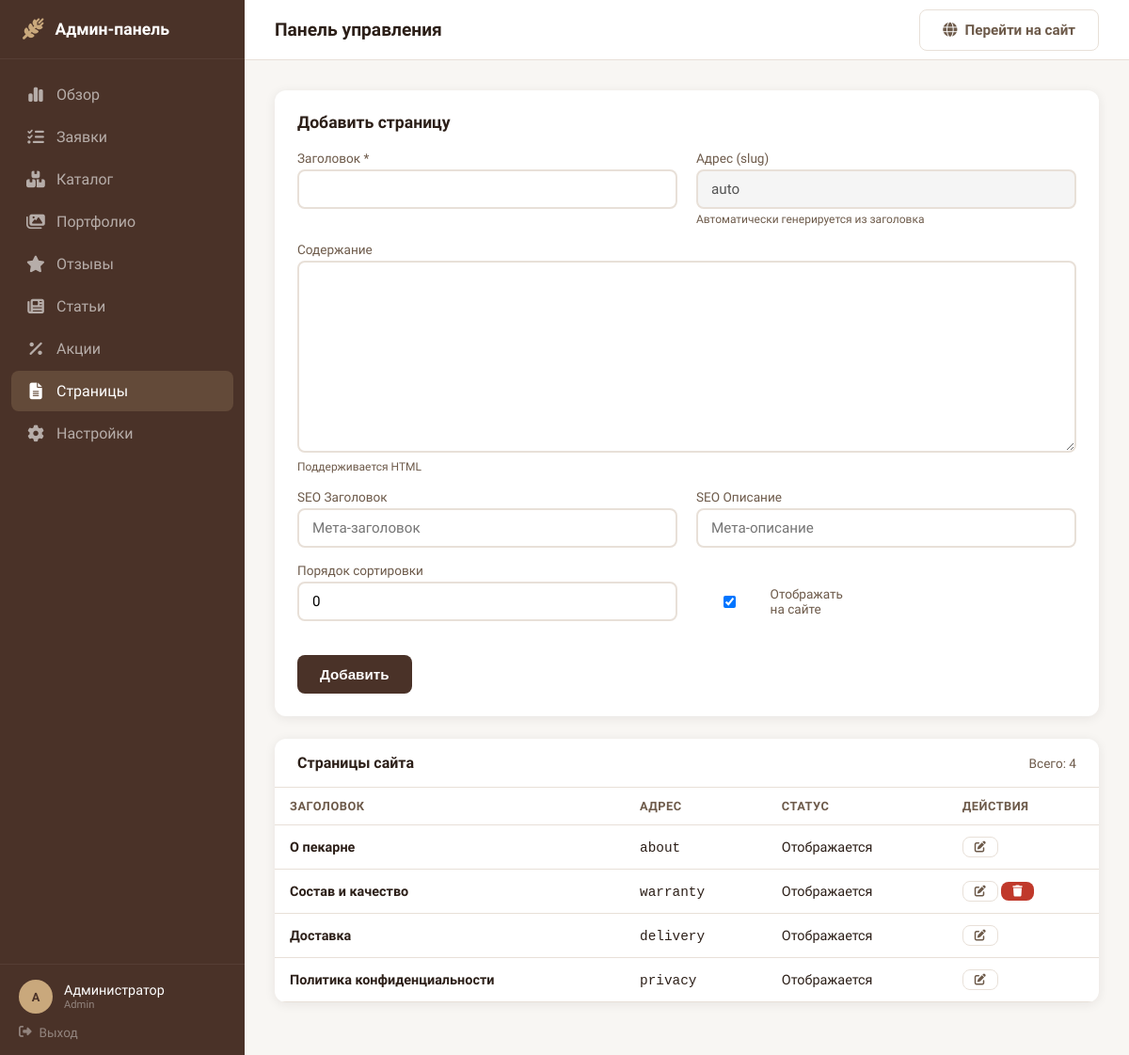
Page /admin/index.php?page=pages (signed in) on the earlier database version.
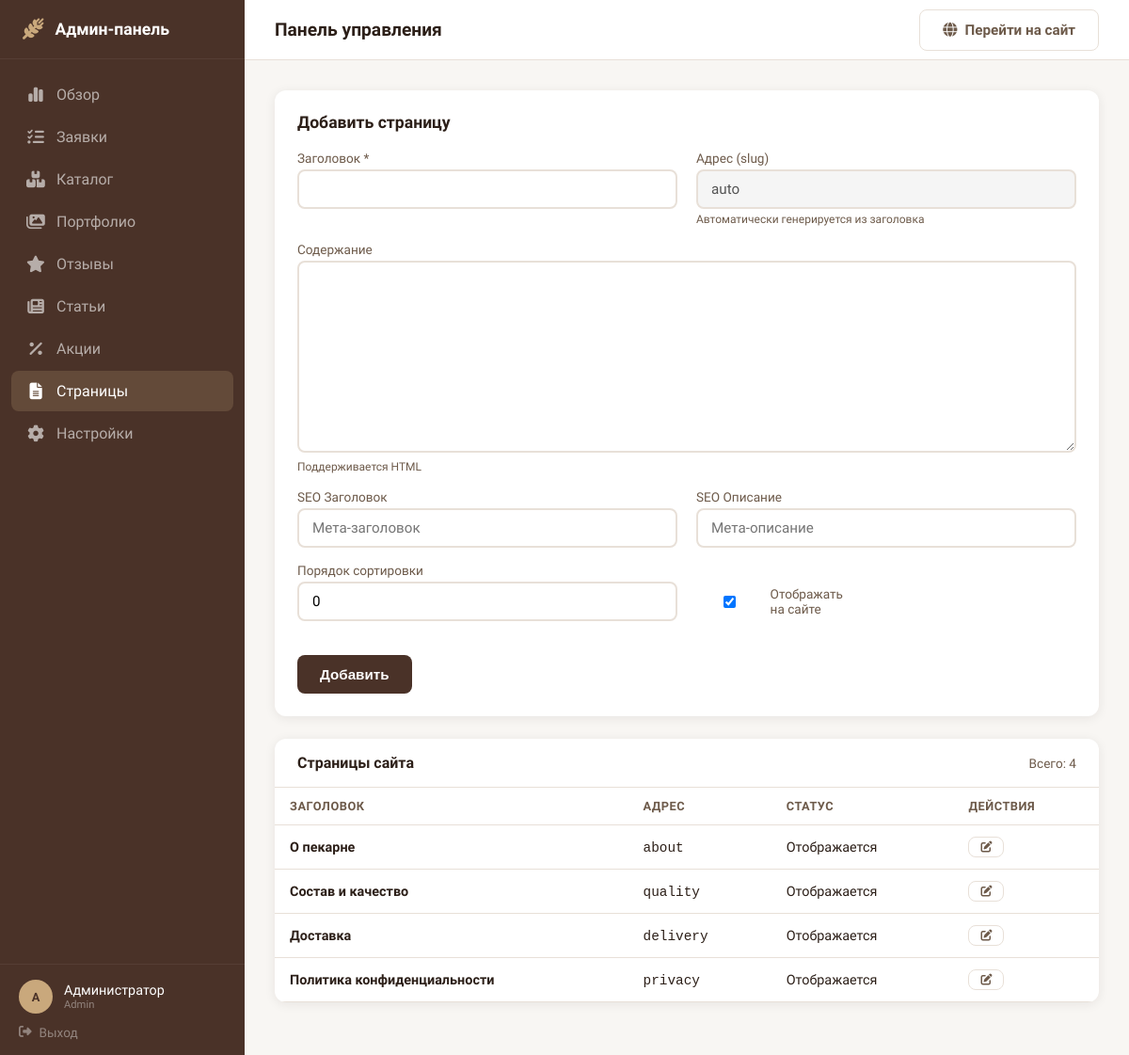
Same page on the later database version.
### tables this page shows
CREATE TABLE `pages` (
  `id` int(11) NOT NULL AUTO_INCREMENT,
  `title` varchar(200) NOT NULL,
  `slug` varchar(200) NOT NULL,
  `content` longtext DEFAULT NULL,
  `meta_title` varchar(200) DEFAULT NULL,
  `meta_description` varchar(300) DEFAULT NULL,
  `is_visible` tinyint(1) DEFAULT 1,
  `sort_order` int(11) DEFAULT 0,
  `created_at` timestamp NOT NULL DEFAULT current_timestamp(),
  `updated_at` timestamp NOT NULL DEFAULT current_timestamp() ON UPDATE current_timestamp(),
  PRIMARY KEY (`id`),
  UNIQUE KEY `slug` (`slug`)
);

### admin/functions.php (called while the page is built, shortened)
<?php
function escape($data) {
    return htmlspecialchars(strip_tags((string)($data ?? '')), ENT_QUOTES, 'UTF-8');
}

### admin/includes/pages.php (the view, shortened to what this page needs)
<?php
$pages = $pdo->query("SELECT * FROM pages ORDER BY sort_order ASC, id ASC")->fetchAll();
$editPage = null;
?>
<div class="form-section">
    <h3><?= $editPage ? 'Редактировать страницу' : 'Добавить страницу' ?></h3>
    <form method="POST">
        <div class="form-row">
            <div class="form-group">
                <label>Заголовок *</label>
                <input type="text" name="title" value="<?= $editPage ? escape($editPage['title']) : '' ?>" required>
            </div>
            <div class="form-group">
                <label>Адрес (slug)</label>
                <input type="text" value="<?= $editPage ? escape($editPage['slug']) : 'auto' ?>" disabled style="background:#f5f5f5;">
                <span style="font-size:0.75rem;color:var(--text-light);">Автоматически генерируется из заголовка</span>
            </div>
        </div>
        <div class="form-group">
            <label>Содержание</label>
            <textarea name="content" rows="10"><?= $editPage ? escape($editPage['content']) : '' ?></textarea>
            <span style="font-size:0.75rem;color:var(--text-light);">Поддерживается HTML</span>
        </div>
        <div class="form-row">
            <div class="form-group">
                <label>SEO Заголовок</label>
                <input type="text" name="meta_title" placeholder="Мета-заголовок" value="<?= $editPage ? escape($editPage['meta_title']) : '' ?>">
            </div>
            <div class="form-group">
                <label>SEO Описание</label>
                <input type="text" name="meta_description" placeholder="Мета-описание" value="<?= $editPage ? escape($editPage['meta_description']) : '' ?>">
            </div>
        </div>
        <div class="form-row">
            <div class="form-group">
                <label>Порядок сортировки</label>
                <input type="number" name="sort_order" value="<?= $editPage ? $editPage['sort_order'] : 0 ?>">
            </div>
            <div class="form-group" style="display:flex;align-items:center;padding-top:24px;">
                <label style="display:flex;align-items:center;gap:8px;cursor:pointer;">
                    <input type="checkbox" name="is_visible" <?= ($editPage && !$editPage['is_visible']) ? '' : 'checked' ?>>
                    Отображать на сайте
                </label>
            </div>
        </div>
        <div class="form-actions">
            <button type="submit" class="btn btn-primary"><?= $editPage ? 'Сохранить' : 'Добавить' ?></button>
        </div>
    </form>
</div>
<div class="table-container">
    <div class="table-header">
        <h3>Страницы сайта</h3>
        <span style="font-size:0.85rem;color:var(--text-light);">Всего: <?= count($pages) ?></span>
    </div>
    <div class="table-responsive">
        <table>
            <thead>
                <tr>
                    <th>Заголовок</th>
                    <th>Адрес</th>
                    <th>Статус</th>
                    <th>Действия</th>
                </tr>
            </thead>
            <tbody>
                <?php if (count($pages) > 0): ?>
                    <?php foreach ($pages as $page): ?>
                        <tr>
                            <td><strong><?= escape($page['title']) ?></strong></td>
                            <td><code><?= escape($page['slug']) ?></code></td>
                            <td><?= $page['is_visible'] ? 'Отображается' : 'Скрыта' ?></td>
                            <td>
                                <a href="?page=pages&edit=<?= $page['id'] ?>" class="btn btn-outline" style="padding:4px 12px;font-size:0.75rem;">
                                    <i class="fas fa-edit"></i>
                                </a>
                                <?php if (!in_array($page['slug'], ['about', 'quality', 'delivery', 'privacy'])): ?>
                                    <form method="POST" style="display:inline;" onsubmit="return confirm('Удалить страницу?')">
                                        <button type="submit" class="btn btn-danger" style="padding:4px 12px;font-size:0.75rem;">
                                            <i class="fas fa-trash"></i>
                                        </button>
                                    </form>
                                <?php endif; ?>
                            </td>
                        </tr>
                    <?php endforeach; ?>
                <?php else: ?>
                    <tr><td colspan="4" style="text-align:center;color:var(--text-light);padding:40px;">Страниц не найдено</td></tr>
                <?php endif; ?>
            </tbody>
        </table>
    </div>
</div>

Differences in the rows shown:
changed pages "Состав и качество": slug "warranty" → "quality"
